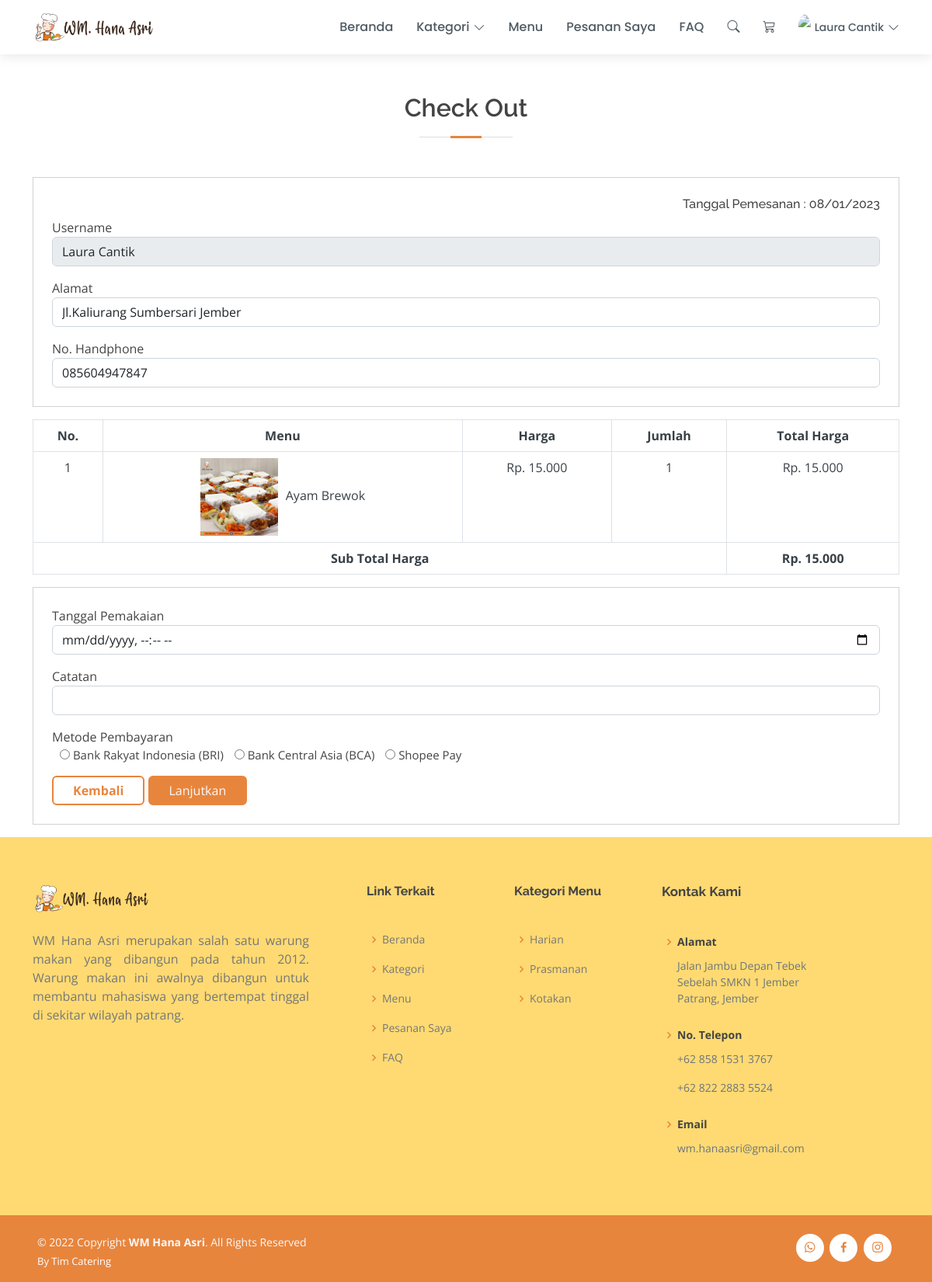
Page /checkout.php (signed in) on the earlier database version.
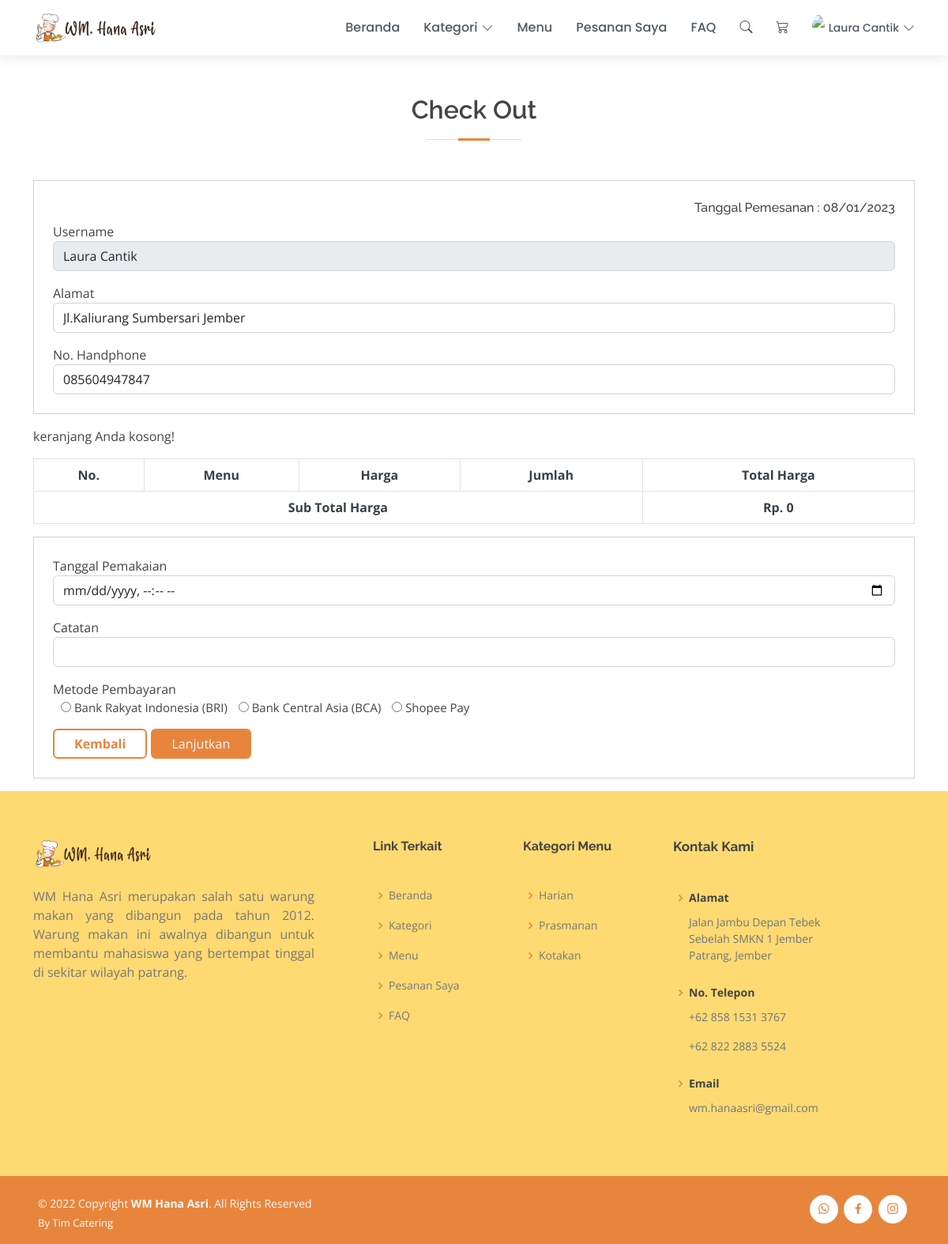
Same page on the later database version.
### tables this page shows
CREATE TABLE `keranjang` (
  `id_keranjang` int(11) NOT NULL,
  `id_user` int(11) NOT NULL,
  `id_menu` int(11) NOT NULL,
  `nama_menu` varchar(50) NOT NULL,
  `qty` varchar(10) NOT NULL,
  `total_harga` varchar(50) NOT NULL,
  `gambar` varchar(255) NOT NULL
);

CREATE TABLE `pembayaran` (
  `id_pembayaran` int(11) NOT NULL,
  `metode_pembayaran` varchar(100) NOT NULL,
  `no_rek` varchar(20) NOT NULL
);

### function/rupiah.php (called while the page is built)
<?php
function rupiah($angka){
	$hasil_rupiah = "Rp. " . number_format($angka,0,',','.');
	return $hasil_rupiah;
}
?>

### checkout.php (the view, shortened to what the changed rows need)
<?php
include 'header.php';
?>
<main class="mt-5 pt-4">
  <div class="container wow fadeIn">
    <div class="section-title">
      <br><br>
      <h2>Check Out</h2>
    </div>
    <form action="checkout.php" method="POST">
      <div>
        <div class="card-body">
          <div class="table-responsive">
            <table class="table table-bordered" id="dataTable" width="100%" cellspacing="0">
              <thead>
                <tr>
                  <th class="text-center" style="color: #384046;">No.</th>
                  <th class="text-center" style="color: #384046;">Menu</th>
                  <th class="text-center" style="color: #384046;">Harga</th>
                  <th class="text-center" style="color: #384046;">Jumlah</th>
                  <th class="text-center" style="color: #384046;">Total Harga</th>
                </tr>
              </thead>
              <tbody>
                <?php
                $grand_total = 0;
                $select_cart = mysqli_query($koneksi,"SELECT * FROM keranjang WHERE id_user = '$idUser'");
                if(mysqli_num_rows($select_cart) > 0){
                  while($fetch_cart = mysqli_fetch_array($select_cart)){
                   $grand_total += ($fetch_cart['total_harga'] * $fetch_cart['qty']);
                   ?>
                   <tr>
                     <td class="text-center" style="color: #384046;">1</td>
                     <td class="text-center" style="color: #384046;"><img src="assets/img/menu/<?php echo $fetch_cart['gambar']; ?>" width="100px"><span style="margin-left: 10px;"><?php echo $fetch_cart['nama_menu']; ?></span></td>
                     <td class="text-center" style="color: #384046;"><?php echo rupiah($fetch_cart['total_harga']); ?></td>
                     <td class="text-center" style="color: #384046;"><?php echo $fetch_cart['qty']; ?></td>
                     <td class="text-center" style="color: #384046;"><?php echo rupiah($sub_total = ($fetch_cart['total_harga'] * $fetch_cart['qty'])); ?></td>
                   </tr>
                   <?php
                 }
               }else{
                echo '<p class="empty">keranjang Anda kosong!</p>';
              }
              ?>
            </tbody>
            <tfoot>
              <tr>
                <th colspan="4" class="text-center" style="color: #384046;">Sub Total Harga</th>
                <th class="text-center" style="color: #384046;"><?php echo rupiah($grand_total); ?></th>
              </tr>
            </tfoot>
          </table>
        </div>
      </div>
    </div>
    <div class="card mb-3" style="border-radius: 0;">
      <div>
        <div class="m-4">
          <div class="form-group pb-3">
            <label for="txt_bayar">Metode Pembayaran</label>
            <div style="font-size:15px;">
              <?php
              $pembayaran = mysqli_query($koneksi,"SELECT * FROM pembayaran");
              while($p = mysqli_fetch_array($pembayaran)){
                ?>
                <input type="radio" name="txt_bayar" value="<?php echo $p['id_pembayaran']; ?>" style="margin-left: 10px;" required>&nbsp;<?php echo $p['metode_pembayaran']; ?>
                <?php
              }
              ?>
            </div>
          </div>
        </div>
      </div>
    </form>
  </div>
</main>
<?php
include 'footer.php';
?>

Differences in the rows shown:
removed keranjang: gambar (picture), nama_menu "Ayam Brewok", total_harga "Rp. 15.000", qty "1", rupiah($sub_total = ($fetch_cart['total_harga'] * $fetch_cart['qty'])) "Rp. 15.000"
Other differences:
rupiah($grand_total): "Rp. 15.000" → "Rp. 0"
text now shown: "keranjang Anda kosong!"
